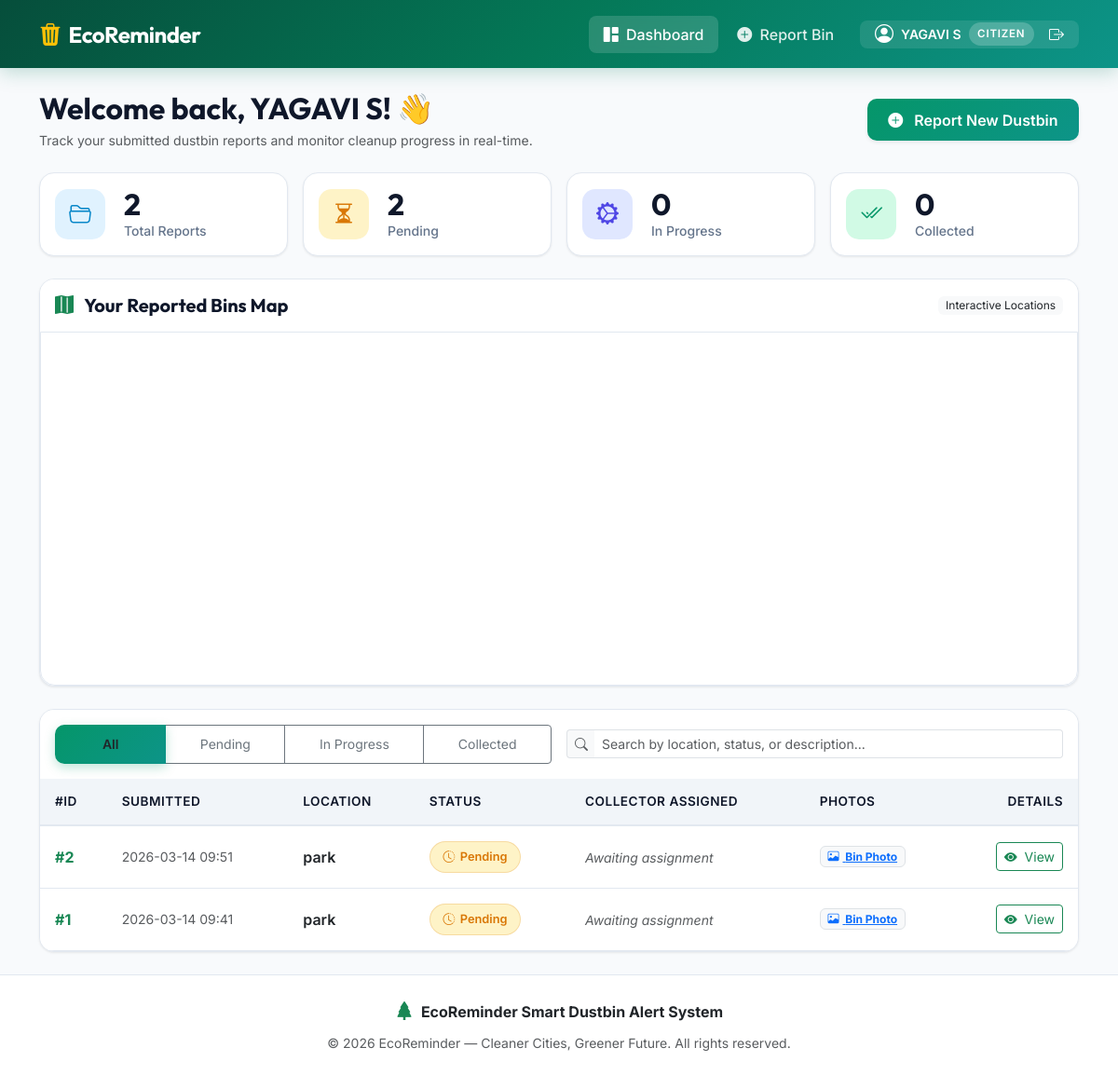
Page /citizen/dashboard (signed in) on the committed database.
### tables this page shows
CREATE TABLE complaints (
            complaint_id INTEGER PRIMARY KEY AUTOINCREMENT,
            user_id INTEGER NOT NULL,
            location TEXT NOT NULL,
            description TEXT,
            image TEXT,
            status TEXT DEFAULT 'Pending',
            assigned_collector INTEGER,
            proof_image TEXT,
            created_at DATETIME DEFAULT CURRENT_TIMESTAMP,
            updated_at DATETIME DEFAULT CURRENT_TIMESTAMP, latitude REAL, longitude REAL,
            FOREIGN KEY (user_id) REFERENCES users(id) ON DELETE CASCADE,
            FOREIGN KEY (assigned_collector) REFERENCES collectors(id) ON DELETE SET NULL
        );

### app.py (the view)
@app.route("/citizen/dashboard")
def citizen_dashboard():
    if session.get("role") != "citizen":
        return redirect(url_for("login"))
    conn = get_db_connection()
    cursor = conn.cursor()
    cursor.execute(
        """
        SELECT c.*, co.name AS collector_name, co.phone AS collector_phone
        FROM complaints c
        LEFT JOIN collectors co ON c.assigned_collector = co.id
        WHERE c.user_id=?
        ORDER BY c.created_at DESC
        """,
        (session["user_id"],),
    )
    rows = cursor.fetchall()
    complaints = [parse_row(r) for r in rows]
    cursor.close()
    conn.close()
    return render_template("citizen_dashboard.html", complaints=complaints)

### app.py (called while the page is built)
@app.context_processor
def inject_global_vars():
    return {"current_year": datetime.now().year}

def get_db_connection():
    conn = sqlite3.connect("database.db")
    conn.row_factory = sqlite3.Row
    return conn

def parse_row(row):
    if not row:
        return None
    d = dict(row)
    if "created_at" in d and d["created_at"]:
        if isinstance(d["created_at"], str):
            try:
                clean_date = d["created_at"].split(".")[0].replace("T", " ")
                d["created_at"] = datetime.strptime(clean_date, "%Y-%m-%d %H:%M:%S")
            except Exception:
                pass
    return d

### templates/citizen_dashboard.html (shortened to what this page needs)
{% extends "base.html" %}
{% block content %}
<div class="d-flex flex-wrap align-items-center justify-content-between gap-3 mb-4">
  <div>
    <h2 class="font-outfit mb-1">Welcome back, {{ session.get('name') }}! 👋</h2>
    <p class="text-muted small mb-0">Track your submitted dustbin reports and monitor cleanup progress in real-time.</p>
  </div>
  <a href="{{ url_for('report') }}" class="btn btn-eco-primary shadow-sm">
    <i class="bi bi-plus-circle-fill me-2"></i> Report New Dustbin
  </a>
</div>
{% set pending_count = complaints | selectattr('status', 'equalto', 'Pending') | list | length %}
{% set progress_count = complaints | selectattr('status', 'equalto', 'In Progress') | list | length %}
{% set collected_count = complaints | selectattr('status', 'equalto', 'Collected') | list | length %}
<div class="row g-3 mb-4">
  <div class="col-6 col-md-3">
    <div class="metric-card p-3">
      <div class="metric-icon total">
        <i class="bi bi-folder2-open"></i>
      </div>
      <div>
        <div class="metric-value">{{ complaints | length }}</div>
        <div class="metric-label">Total Reports</div>
      </div>
    </div>
  </div>
  <div class="col-6 col-md-3">
    <div class="metric-card p-3">
      <div class="metric-icon pending">
        <i class="bi bi-hourglass-split"></i>
      </div>
      <div>
        <div class="metric-value">{{ pending_count }}</div>
        <div class="metric-label">Pending</div>
      </div>
    </div>
  </div>
  <div class="col-6 col-md-3">
    <div class="metric-card p-3">
      <div class="metric-icon progress">
        <i class="bi bi-gear-wide-connected"></i>
      </div>
      <div>
        <div class="metric-value">{{ progress_count }}</div>
        <div class="metric-label">In Progress</div>
      </div>
    </div>
  </div>
  <div class="col-6 col-md-3">
    <div class="metric-card p-3">
      <div class="metric-icon collected">
        <i class="bi bi-check2-all"></i>
      </div>
      <div>
        <div class="metric-value">{{ collected_count }}</div>
        <div class="metric-label">Collected</div>
      </div>
    </div>
  </div>
</div>
{% if complaints %}
<div class="card card-eco mb-4">
  <div class="card-header bg-white py-3 d-flex align-items-center justify-content-between border-bottom-0">
    <h5 class="font-outfit mb-0">
      <i class="bi bi-map-fill text-success me-2"></i> Your Reported Bins Map
    </h5>
    <span class="badge bg-light text-dark fw-normal">Interactive Locations</span>
  </div>
  <div class="card-body p-0">
    <div id="citizenMap" class="map-container" style="border-radius: 0 0 16px 16px;"></div>
  </div>
</div>
{% endif %}
<div class="card card-eco">
  <div class="card-header bg-white py-3 border-bottom-0">
    <div class="row g-3 align-items-center">
      <div class="col-md-6">
        <div class="btn-group w-100" role="group">
          <button type="button" class="btn btn-eco-primary btn-sm active" data-filter-status="all">All</button>
          <button type="button" class="btn btn-outline-secondary btn-sm" data-filter-status="pending">Pending</button>
          <button type="button" class="btn btn-outline-secondary btn-sm" data-filter-status="in progress">In Progress</button>
          <button type="button" class="btn btn-outline-secondary btn-sm" data-filter-status="collected">Collected</button>
        </div>
      </div>
      <div class="col-md-6">
        <div class="input-group input-group-sm">
          <span class="input-group-text bg-light border-end-0"><i class="bi bi-search text-muted"></i></span>
          <input type="text" id="tableSearchInput" class="form-control border-start-0" placeholder="Search by location, status, or description..." />
        </div>
      </div>
    </div>
  </div>
  <div class="card-body p-0">
    {% if complaints %}
      <div class="table-responsive">
        <table class="table table-hover table-eco align-middle filterable-table">
          <thead>
            <tr>
              <th>#ID</th>
              <th>Submitted</th>
              <th>Location</th>
              <th>Status</th>
              <th>Collector Assigned</th>
              <th>Photos</th>
              <th class="text-end">Details</th>
            </tr>
          </thead>
          <tbody>
            {% for item in complaints %}
              <tr data-status="{{ item.status }}">
                <td class="fw-bold text-success">#{{ item.complaint_id }}</td>
                <td class="small text-muted">
                  {{ item.created_at.strftime('%Y-%m-%d %H:%M') if item.created_at else 'N/A' }}
                </td>
                <td>
                  <div class="fw-semibold text-dark">{{ item.location }}</div>
                </td>
                <td>
                  {% if item.status == 'Pending' %}
                    <span class="badge-status badge-pending"><i class="bi bi-clock-history"></i> Pending</span>
                  {% elif item.status == 'In Progress' %}
                    <span class="badge-status badge-in-progress"><i class="bi bi-arrow-repeat spin"></i> In Progress</span>
                  {% else %}
                    <span class="badge-status badge-collected"><i class="bi bi-check-lg"></i> Collected</span>
                  {% endif %}
                </td>
                <td>
                  {% if item.collector_name %}
                    <div class="fw-medium text-dark">{{ item.collector_name }}</div>
                    {% if item.collector_phone %}
                      <div class="small text-muted"><i class="bi bi-telephone me-1"></i>{{ item.collector_phone }}</div>
                    {% endif %}
                  {% else %}
                    <span class="text-muted small"><em>Awaiting assignment</em></span>
                  {% endif %}
                </td>
                <td>
                  <div class="d-flex gap-1">
                    {% if item.image %}
                      <a href="{{ url_for('uploads', filename=item.image) }}" target="_blank" class="badge bg-light text-primary border" title="Report Photo">
                        <i class="bi bi-image me-1"></i> Bin Photo
                      </a>
                    {% endif %}
                  </div>
                </td>
                <td class="text-end">
                  <button class="btn btn-sm btn-outline-success" data-bs-toggle="modal" data-bs-target="#detailModal{{ item.complaint_id }}">
                    <i class="bi bi-eye-fill me-1"></i> View
                  </button>
                </td>
              </tr>
            {% endfor %}
          </tbody>
        </table>
      </div>
    {% endif %}
  </div>
</div>
{% endblock %}

### static/css/style.css (style rules this page uses)
:root { --eco-primary: #059669; --eco-primary-hover: #047857; --eco-primary-light: #d1fae5; --eco-secondary: #0d9488; --eco-accent: #10b981; --eco-dark: #0f172a; --eco-dark-lighter: #1e293b; --eco-bg: #f8fafc; --eco-card-bg: #ffffff; --eco-text: #334155; --eco-text-muted: #64748b; --eco-border: #e2e8f0; --status-pending: #d97706; --status-pending-bg: #fef3c7; --status-progress: #0284c7; --status-progress-bg: #e0f2fe; --status-collected: #059669; --status-collected-bg: #d1fae5; --shadow-sm: 0 1px 3px rgba(0, 0, 0, 0.05), 0 1px 2px rgba(0, 0, 0, 0.03); --shadow-md: 0 4px 12px -2px rgba(15, 23, 42, 0.08), 0 2px 6px -1px rgba(15, 23, 42, 0.04); --shadow-lg: 0 12px 24px -4px rgba(15, 23, 42, 0.12), 0 4px 12px -2px rgba(15, 23, 42, 0.04); }
body { font-family: 'Inter', system-ui, -apple-system, sans-serif; background-color: var(--eco-bg); color: var(--eco-text); min-height: 100vh; display: flex; flex-direction: column; }
h1, h2, h3, h4, h5, h6, .navbar-brand, .font-outfit { font-family: 'Outfit', sans-serif; font-weight: 700; color: var(--eco-dark); }
.card-eco { background: var(--eco-card-bg); border: 1px solid var(--eco-border); border-radius: 16px; box-shadow: var(--shadow-sm); transition: all 0.3s cubic-bezier(0.4, 0, 0.2, 1); overflow: hidden; }
.btn-eco-primary { background: linear-gradient(135deg, var(--eco-primary) 0%, var(--eco-secondary) 100%); color: #ffffff; border: none; font-weight: 600; padding: 0.65rem 1.4rem; border-radius: 10px; box-shadow: 0 4px 12px rgba(5, 150, 105, 0.25); transition: all 0.25s ease; }
.badge-status { padding: 0.4rem 0.85rem; border-radius: 30px; font-weight: 600; font-size: 0.8rem; display: inline-flex; align-items: center; gap: 0.35rem; }
.badge-pending { background-color: var(--status-pending-bg); color: var(--status-pending); border: 1px solid rgba(217, 119, 6, 0.2); }
.metric-card { padding: 1.5rem; border-radius: 16px; background: #ffffff; border: 1px solid var(--eco-border); box-shadow: var(--shadow-sm); display: flex; align-items: center; gap: 1.25rem; transition: transform 0.2s ease, box-shadow 0.2s ease; }
.metric-icon { width: 54px; height: 54px; border-radius: 14px; display: flex; align-items: center; justify-content: center; font-size: 1.5rem; flex-shrink: 0; }
.metric-icon.total { background: #e0f2fe; color: #0284c7; }
.metric-icon.pending { background: #fef3c7; color: #d97706; }
.metric-icon.progress { background: #e0e7ff; color: #4f46e5; }
.metric-icon.collected { background: #d1fae5; color: #059669; }
.metric-value { font-family: 'Outfit', sans-serif; font-size: 2rem; font-weight: 700; line-height: 1.1; color: var(--eco-dark); }
.metric-label { color: var(--eco-text-muted); font-size: 0.875rem; font-weight: 500; }
.map-container { height: 380px; width: 100%; border-radius: 16px; border: 1px solid var(--eco-border); box-shadow: var(--shadow-sm); z-index: 1; }
.table-eco { margin-bottom: 0; }
.table-eco th { background-color: #f1f5f9; color: var(--eco-dark); font-weight: 600; font-size: 0.85rem; text-transform: uppercase; letter-spacing: 0.5px; padding: 0.9rem 1rem; border-bottom: 2px solid var(--eco-border); }
.table-eco td { padding: 1rem; vertical-align: middle; border-bottom: 1px solid var(--eco-border); }

### rows in the picture
complaints: complaint_id "2", created_at "2026-03-14 09:51", location "park", status "Pending" (drawn)
complaints: complaint_id "1", created_at "2026-03-14 09:41", location "park", status "Pending" (drawn)

### other values in the picture
{{ session.get('name') }} "YAGAVI S"
{{ complaints | length }} "2"
{{ pending_count }} "2"
{{ progress_count }} "0"
{{ collected_count }} "0"
